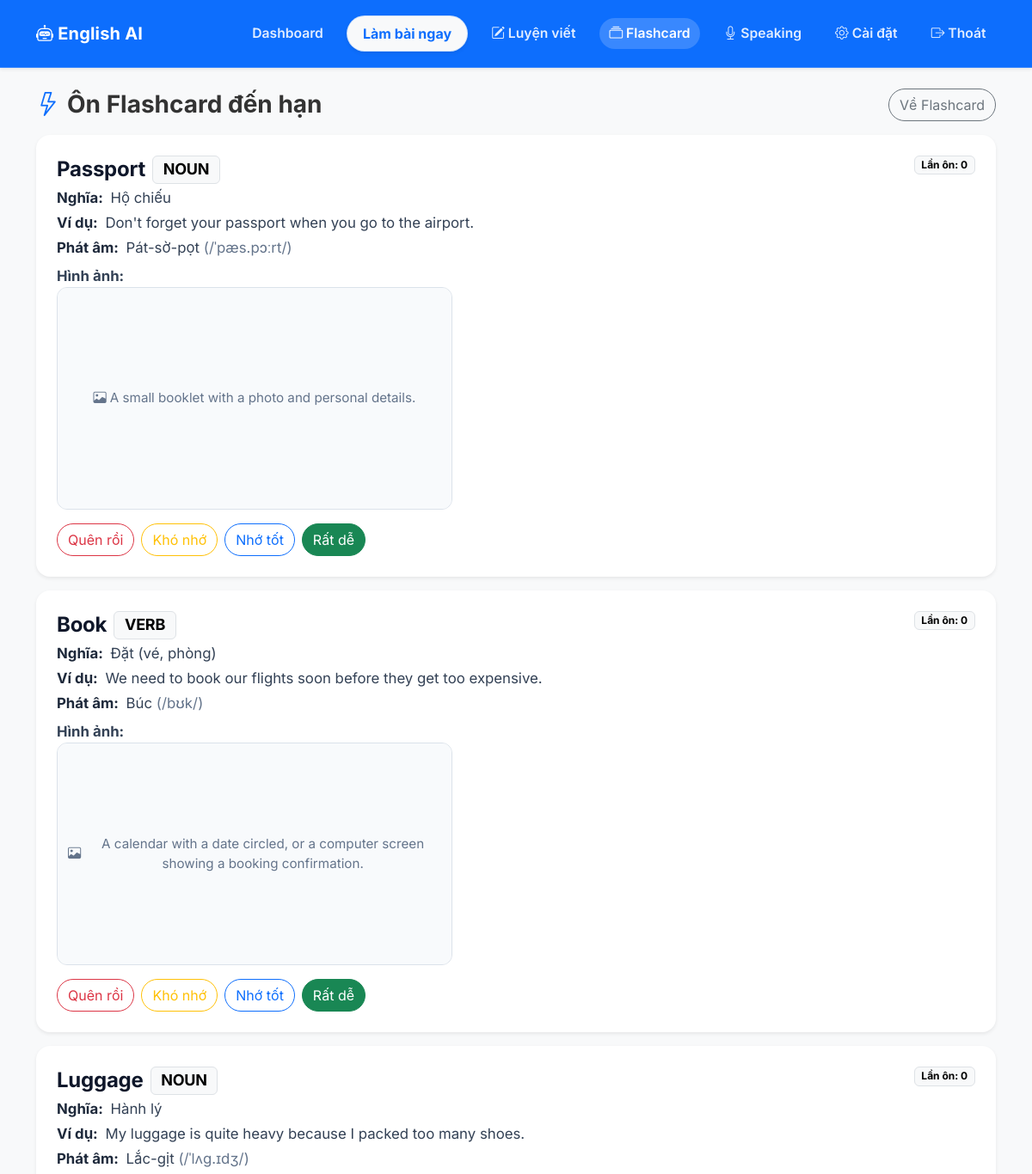
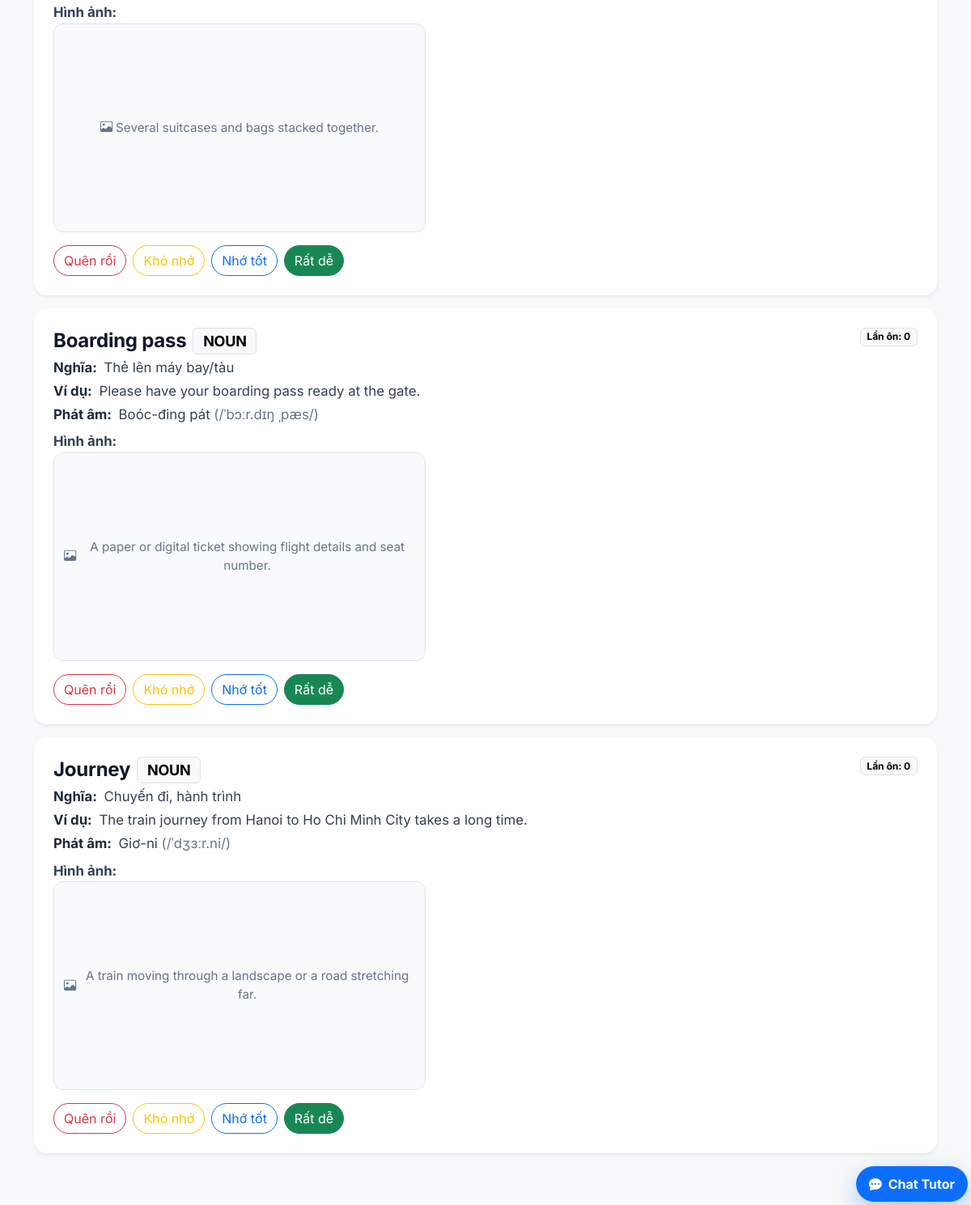
The page /flashcards/review (signed in) on the database its author committed (2 pictures, top to bottom).
### app/models.py (models this page shows)
class Flashcard(db.Model):
    __tablename__ = 'flashcards'
    id: Mapped[int] = mapped_column(primary_key=True)
    set_id: Mapped[int] = mapped_column(ForeignKey('flashcard_sets.id'), index=True)
    user_id: Mapped[int] = mapped_column(ForeignKey('users.id'), index=True)
    term: Mapped[str] = mapped_column(String(255))
    definition: Mapped[str] = mapped_column(Text)
    vietnamese_meaning: Mapped[Optional[str]] = mapped_column(Text)
    part_of_speech: Mapped[Optional[str]] = mapped_column(String(32))
    ipa_pronunciation: Mapped[Optional[str]] = mapped_column(String(64))
    example_sentence: Mapped[Optional[str]] = mapped_column(Text)
    example_sentence_2: Mapped[Optional[str]] = mapped_column(Text)
    pronunciation_hint: Mapped[Optional[str]] = mapped_column(String(255))
    image_hint: Mapped[Optional[str]] = mapped_column(String(255))
    image_url: Mapped[Optional[str]] = mapped_column(String(512))
    easiness_factor: Mapped[float] = mapped_column(Float, default=2.5)
    interval: Mapped[int] = mapped_column(Integer, default=0)
    repetitions: Mapped[int] = mapped_column(Integer, default=0)
    next_review_date: Mapped[datetime] = mapped_column(DateTime, default=lambda: datetime.now(timezone.utc), index=True)
    last_quality: Mapped[Optional[int]] = mapped_column(Integer)
    review_count: Mapped[int] = mapped_column(Integer, default=0)
    created_at: Mapped[datetime] = mapped_column(DateTime, default=lambda: datetime.now(timezone.utc))
    updated_at: Mapped[datetime] = mapped_column(DateTime, default=lambda: datetime.now(timezone.utc))
    card_set: Mapped["FlashcardSet"] = relationship("FlashcardSet", back_populates="cards")
    user: Mapped["User"] = relationship("User", back_populates="flashcards")

### app/routes/flashcards.py (the view, shortened to what this page needs)
@flashcards_bp.route('/review', methods=['GET'])
@login_required
def review():
    set_id = request.args.get('set_id', type=int)
    now = datetime.utcnow()
    query = db.select(Flashcard).where(
        Flashcard.user_id == current_user.id,
        Flashcard.next_review_date <= now,
    )
    if set_id:
        query = query.where(Flashcard.set_id == set_id)
    due_cards = db.session.execute(
        query.order_by(Flashcard.next_review_date.asc()).limit(30)
    ).scalars().all()
    updated = False
    for card in due_cards:
        if card.image_url:
            continue
    selected_set = None
    if updated:
        db.session.commit()
    return render_template(
        'flashcard_review.html',
        due_cards=due_cards,
        selected_set=selected_set,
        set_id=set_id,
    )

### app/models.py (called while the page is built)
@login.user_loader
def load_user(id: str):
    return db.session.get(User, int(id))

### app/templates/flashcard_review.html (shortened to what this page needs)
{% extends 'base.html' %}
{% block content %}
<div class="row mt-4">
    <div class="col-12">
        <div class="d-flex justify-content-between align-items-center mb-3">
            <h3 class="fw-bold mb-0"><i class="bi bi-lightning text-primary me-2"></i>Ôn Flashcard đến hạn</h3>
            <div class="d-flex gap-2">
                <a href="{{ url_for('flashcards.index') }}" class="btn btn-outline-secondary rounded-pill">Về Flashcard</a>
            </div>
        </div>
        {% for card in due_cards %}
        <div class="card border-0 shadow-sm rounded-4 mb-3 flashcard-review-card">
            <div class="card-body p-4">
                <div class="d-flex justify-content-between align-items-start mb-2 flex-wrap gap-2">
                    <div>
                        <h4 class="fw-bold mb-1 d-flex align-items-center gap-2 flex-wrap flashcard-term">
                            <span>{{ card.term }}</span>
                            {% if card.part_of_speech %}
                            <span class="badge text-bg-light border text-uppercase">{{ card.part_of_speech }}</span>
                            {% endif %}
                        </h4>
                        <div class="flashcard-details">
                            {% if card.vietnamese_meaning %}
                            <div class="flashcard-line"><strong>Nghĩa:</strong> {{ card.vietnamese_meaning }}</div>
                            {% endif %}
                            {% if card.example_sentence %}
                            <div class="flashcard-line"><strong>Ví dụ:</strong> {{ card.example_sentence }}</div>
                            {% endif %}
                            {% if card.pronunciation_hint or card.ipa_pronunciation %}
                            <div class="flashcard-line"><strong>Phát âm:</strong> {{ card.pronunciation_hint or '' }}{% if card.ipa_pronunciation %} <span class="flashcard-ipa">({{ card.ipa_pronunciation }})</span>{% endif %}</div>
                            {% endif %}
                        </div>
                    </div>
                    <span class="badge text-bg-light border">Lần ôn: {{ card.review_count }}</span>
                </div>
                <div class="mb-3">
                    <strong class="flashcard-line">Hình ảnh:</strong>
                    <div class="flashcard-image-shell {% if not card.image_url %}is-error{% endif %}">
                        <div class="flashcard-image-overlay flashcard-image-fallback">
                            <i class="bi bi-image me-1"></i>
                            {% if card.image_hint %}{{ card.image_hint }}{% else %}Chưa có ảnh minh họa{% endif %}
                        </div>
                    </div>
                </div>
                <div class="d-flex flex-wrap gap-2">
                    <form method="post" action="{{ url_for('flashcards.submit_review') }}">
                        <button type="submit" class="btn btn-outline-danger rounded-pill">Quên rồi</button>
                    </form>
                    <form method="post" action="{{ url_for('flashcards.submit_review') }}">
                        <button type="submit" class="btn btn-outline-warning rounded-pill">Khó nhớ</button>
                    </form>
                    <form method="post" action="{{ url_for('flashcards.submit_review') }}">
                        <button type="submit" class="btn btn-outline-primary rounded-pill">Nhớ tốt</button>
                    </form>
                    <form method="post" action="{{ url_for('flashcards.submit_review') }}">
                        <button type="submit" class="btn btn-success rounded-pill">Rất dễ</button>
                    </form>
                </div>
            </div>
        </div>
        {% else %}
        <div class="alert alert-success">Hiện chưa có thẻ nào đến hạn ôn tập.</div>
        {% endfor %}
    </div>
</div>
{% endblock %}

### app/static/css/style.css (style rules this page uses)
body { font-family: 'Inter', -apple-system, BlinkMacSystemFont, "Segoe UI", Roboto, "Helvetica Neue", Arial, sans-serif; background-color: #f4f6fa; color: #333; }
.card { transition: transform 0.2s, box-shadow 0.2s; }
.flashcard-review-card { border: 1px solid #e2e8f0; }
.flashcard-term { color: #0f172a; letter-spacing: -0.01em; }
.flashcard-line { color: #334155; font-size: 1.05rem; margin-bottom: 0.5rem; }
.flashcard-line strong { color: #1e293b; margin-right: 0.25rem; }
.flashcard-ipa { color: #64748b; }
.flashcard-details { display: flex; flex-direction: column; gap: 0.25rem; }
.flashcard-review-card .flashcard-line { margin-bottom: 0; }
.flashcard-image-shell { position: relative; width: min(460px, 100%); aspect-ratio: 16 / 9; border: 1px solid #dbe2ea; border-radius: 12px; overflow: hidden; background: #f8fafc; }
.flashcard-image-overlay { position: absolute; inset: 0; display: flex; align-items: center; justify-content: center; padding: 12px; text-align: center; font-size: 0.95rem; }
.flashcard-image-fallback { color: #64748b; background: #f8fafc; display: none; }
.flashcard-image-shell.is-error .flashcard-image-fallback { display: flex; }

### rows shown on the page
Flashcard: term "Passport", part_of_speech "NOUN", vietnamese_meaning "Hộ chiếu", example_sentence "Don't forget your passport when you go to the airport.", pronunciation_hint "Pát-sờ-pọt", ipa_pronunciation "/ˈpæs.pɔːrt/", review_count "0", image_hint "A small booklet with a photo and personal details."
Flashcard: term "Book", part_of_speech "VERB", vietnamese_meaning "Đặt (vé, phòng)", example_sentence "We need to book our flights soon before they get too expensive.", pronunciation_hint "Búc", ipa_pronunciation "/bʊk/", review_count "0", image_hint "A calendar with a date circled, or a computer screen showing a booking confirmation."
Flashcard: term "Luggage", part_of_speech "NOUN", vietnamese_meaning "Hành lý", example_sentence "My luggage is quite heavy because I packed too many shoes.", pronunciation_hint "Lắc-gịt", ipa_pronunciation "/ˈlʌɡ.ɪdʒ/", review_count "0", image_hint "Several suitcases and bags stacked together."
Flashcard: term "Boarding pass", part_of_speech "NOUN", vietnamese_meaning "Thẻ lên máy bay/tàu", example_sentence "Please have your boarding pass ready at the gate.", pronunciation_hint "Boóc-đing pát", ipa_pronunciation "/ˈbɔːr.dɪŋ ˌpæs/", review_count "0", image_hint "A paper or digital ticket showing flight details and seat number."
Flashcard: term "Journey", part_of_speech "NOUN", vietnamese_meaning "Chuyến đi, hành trình", example_sentence "The train journey from Hanoi to Ho Chi Minh City takes a long time.", pronunciation_hint "Giơ-ni", ipa_pronunciation "/ˈdʒɜːr.ni/", review_count "0", image_hint "A train moving through a landscape or a road stretching far."
